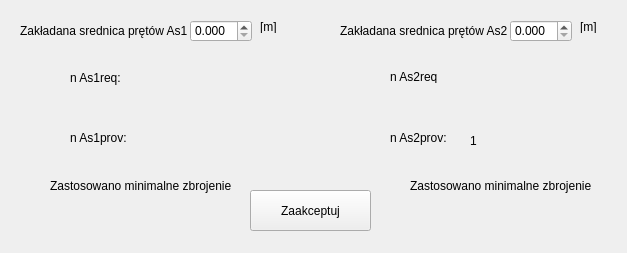
<?xml version="1.0" encoding="UTF-8"?>
<ui version="4.0">
 <class>wyborpreta</class>
 <widget class="QDialog" name="wyborpreta">
  <property name="geometry">
   <rect>
    <x>0</x>
    <y>0</y>
    <width>627</width>
    <height>253</height>
   </rect>
  </property>
  <property name="windowTitle">
   <string>Dialog</string>
  </property>
  <widget class="QDoubleSpinBox" name="d1">
   <property name="geometry">
    <rect>
     <x>190</x>
     <y>20</y>
     <width>62</width>
     <height>22</height>
    </rect>
   </property>
   <property name="locale">
    <locale language="English" country="UnitedStates"/>
   </property>
   <property name="decimals">
    <number>3</number>
   </property>
   <property name="maximum">
    <double>1.000000000000000</double>
   </property>
   <property name="singleStep">
    <double>0.001000000000000</double>
   </property>
  </widget>
  <widget class="QLabel" name="label">
   <property name="geometry">
    <rect>
     <x>20</x>
     <y>10</y>
     <width>171</width>
     <height>41</height>
    </rect>
   </property>
   <property name="text">
    <string>Zakładana srednica prętów As1</string>
   </property>
  </widget>
  <widget class="QLabel" name="label_5">
   <property name="geometry">
    <rect>
     <x>70</x>
     <y>130</y>
     <width>61</width>
     <height>16</height>
    </rect>
   </property>
   <property name="text">
    <string>n As1prov:</string>
   </property>
  </widget>
  <widget class="QLabel" name="label_6">
   <property name="geometry">
    <rect>
     <x>70</x>
     <y>70</y>
     <width>51</width>
     <height>16</height>
    </rect>
   </property>
   <property name="text">
    <string>n As1req:</string>
   </property>
  </widget>
  <widget class="QLabel" name="label_7">
   <property name="geometry">
    <rect>
     <x>390</x>
     <y>130</y>
     <width>61</width>
     <height>16</height>
    </rect>
   </property>
   <property name="text">
    <string>n As2prov:</string>
   </property>
  </widget>
  <widget class="QLabel" name="label_8">
   <property name="geometry">
    <rect>
     <x>390</x>
     <y>70</y>
     <width>47</width>
     <height>13</height>
    </rect>
   </property>
   <property name="text">
    <string>n As2req:</string>
   </property>
  </widget>
  <widget class="QLabel" name="label_2">
   <property name="geometry">
    <rect>
     <x>340</x>
     <y>10</y>
     <width>171</width>
     <height>41</height>
    </rect>
   </property>
   <property name="text">
    <string>Zakładana srednica prętów As2</string>
   </property>
  </widget>
  <widget class="QDoubleSpinBox" name="d2">
   <property name="geometry">
    <rect>
     <x>510</x>
     <y>20</y>
     <width>62</width>
     <height>22</height>
    </rect>
   </property>
   <property name="locale">
    <locale language="English" country="UnitedStates"/>
   </property>
   <property name="decimals">
    <number>3</number>
   </property>
   <property name="maximum">
    <double>1.000000000000000</double>
   </property>
   <property name="singleStep">
    <double>0.001000000000000</double>
   </property>
  </widget>
  <widget class="QPushButton" name="pushButton">
   <property name="geometry">
    <rect>
     <x>250</x>
     <y>190</y>
     <width>121</width>
     <height>41</height>
    </rect>
   </property>
   <property name="text">
    <string>Zaakceptuj</string>
   </property>
   <property name="autoDefault">
    <bool>false</bool>
   </property>
  </widget>
  <widget class="QLabel" name="label_3">
   <property name="geometry">
    <rect>
     <x>260</x>
     <y>20</y>
     <width>47</width>
     <height>13</height>
    </rect>
   </property>
   <property name="text">
    <string>[m]</string>
   </property>
  </widget>
  <widget class="QLabel" name="label_4">
   <property name="geometry">
    <rect>
     <x>580</x>
     <y>20</y>
     <width>47</width>
     <height>13</height>
    </rect>
   </property>
   <property name="text">
    <string>[m]</string>
   </property>
  </widget>
  <widget class="QLabel" name="As1min">
   <property name="enabled">
    <bool>true</bool>
   </property>
   <property name="geometry">
    <rect>
     <x>50</x>
     <y>160</y>
     <width>181</width>
     <height>51</height>
    </rect>
   </property>
   <property name="text">
    <string>Zastosowano minimalne zbrojenie</string>
   </property>
  </widget>
  <widget class="QLabel" name="As2min">
   <property name="enabled">
    <bool>true</bool>
   </property>
   <property name="geometry">
    <rect>
     <x>410</x>
     <y>160</y>
     <width>181</width>
     <height>51</height>
    </rect>
   </property>
   <property name="text">
    <string>Zastosowano minimalne zbrojenie</string>
   </property>
  </widget>
  <widget class="QLabel" name="As1req">
   <property name="geometry">
    <rect>
     <x>160</x>
     <y>60</y>
     <width>91</width>
     <height>41</height>
    </rect>
   </property>
   <property name="text">
    <string> </string>
   </property>
  </widget>
  <widget class="QLabel" name="As1prov">
   <property name="geometry">
    <rect>
     <x>160</x>
     <y>120</y>
     <width>91</width>
     <height>41</height>
    </rect>
   </property>
   <property name="text">
    <string/>
   </property>
  </widget>
  <widget class="QLabel" name="As2req">
   <property name="geometry">
    <rect>
     <x>470</x>
     <y>60</y>
     <width>91</width>
     <height>41</height>
    </rect>
   </property>
   <property name="text">
    <string/>
   </property>
  </widget>
  <widget class="QLabel" name="As2prov">
   <property name="geometry">
    <rect>
     <x>470</x>
     <y>120</y>
     <width>91</width>
     <height>41</height>
    </rect>
   </property>
   <property name="text">
    <string>1</string>
   </property>
  </widget>
 </widget>
 <resources/>
 <connections/>
</ui>
